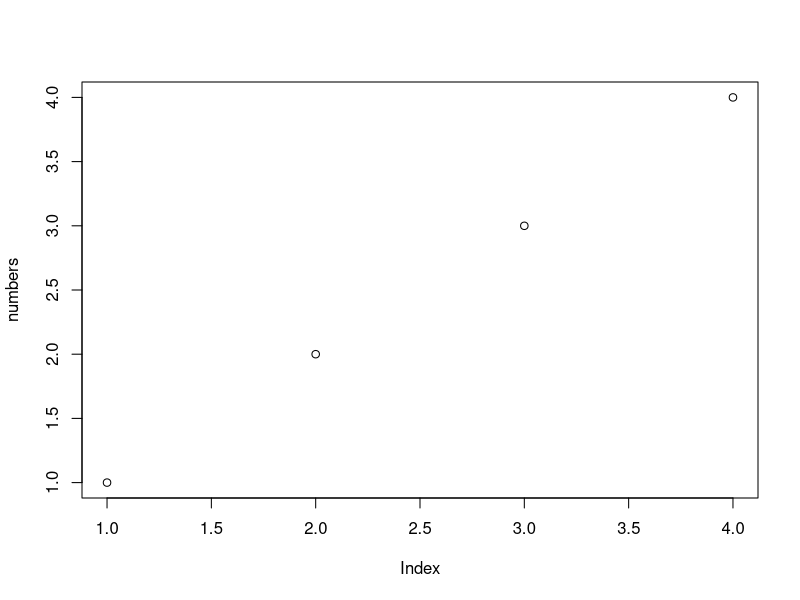

Write R code to recreate this figure.
## ---- chunk 1

numbers <- c(1, 2, 3, 4)
plot(numbers)
